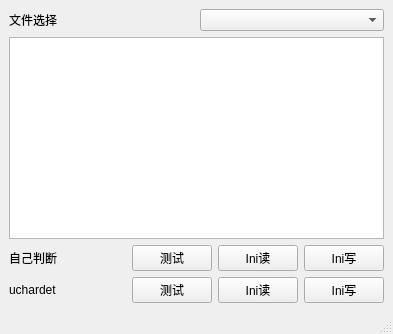
<?xml version="1.0" encoding="UTF-8"?>
<ui version="4.0">
 <class>MainWindow</class>
 <widget class="QMainWindow" name="MainWindow">
  <property name="geometry">
   <rect>
    <x>0</x>
    <y>0</y>
    <width>393</width>
    <height>334</height>
   </rect>
  </property>
  <property name="windowTitle">
   <string>MainWindow</string>
  </property>
  <widget class="QWidget" name="centralwidget">
   <layout class="QVBoxLayout" name="verticalLayout">
    <item>
     <layout class="QHBoxLayout" name="horizontalLayout_2">
      <item>
       <widget class="QLabel" name="label">
        <property name="text">
         <string>文件选择</string>
        </property>
       </widget>
      </item>
      <item>
       <widget class="QComboBox" name="comboBox"/>
      </item>
     </layout>
    </item>
    <item>
     <widget class="QTextEdit" name="textEdit"/>
    </item>
    <item>
     <layout class="QHBoxLayout" name="horizontalLayout">
      <item>
       <widget class="QLabel" name="label_2">
        <property name="text">
         <string>自己判断</string>
        </property>
       </widget>
      </item>
      <item>
       <spacer name="horizontalSpacer_2">
        <property name="orientation">
         <enum>Qt::Horizontal</enum>
        </property>
        <property name="sizeHint" stdset="0">
         <size>
          <width>40</width>
          <height>20</height>
         </size>
        </property>
       </spacer>
      </item>
      <item>
       <widget class="QPushButton" name="myTest">
        <property name="text">
         <string>测试</string>
        </property>
       </widget>
      </item>
      <item>
       <widget class="QPushButton" name="myRead">
        <property name="text">
         <string>Ini读</string>
        </property>
       </widget>
      </item>
      <item>
       <widget class="QPushButton" name="myWrite">
        <property name="text">
         <string>Ini写</string>
        </property>
       </widget>
      </item>
     </layout>
    </item>
    <item>
     <layout class="QHBoxLayout" name="horizontalLayout_3">
      <item>
       <widget class="QLabel" name="label_3">
        <property name="text">
         <string>uchardet</string>
        </property>
       </widget>
      </item>
      <item>
       <spacer name="horizontalSpacer_3">
        <property name="orientation">
         <enum>Qt::Horizontal</enum>
        </property>
        <property name="sizeHint" stdset="0">
         <size>
          <width>40</width>
          <height>20</height>
         </size>
        </property>
       </spacer>
      </item>
      <item>
       <widget class="QPushButton" name="uchardetTest">
        <property name="text">
         <string>测试</string>
        </property>
       </widget>
      </item>
      <item>
       <widget class="QPushButton" name="profileRead">
        <property name="text">
         <string>Ini读</string>
        </property>
       </widget>
      </item>
      <item>
       <widget class="QPushButton" name="profileWrite">
        <property name="text">
         <string>Ini写</string>
        </property>
       </widget>
      </item>
     </layout>
    </item>
   </layout>
  </widget>
  <widget class="QMenuBar" name="menubar">
   <property name="geometry">
    <rect>
     <x>0</x>
     <y>0</y>
     <width>393</width>
     <height>21</height>
    </rect>
   </property>
  </widget>
  <widget class="QStatusBar" name="statusbar"/>
 </widget>
 <resources/>
 <connections/>
</ui>
